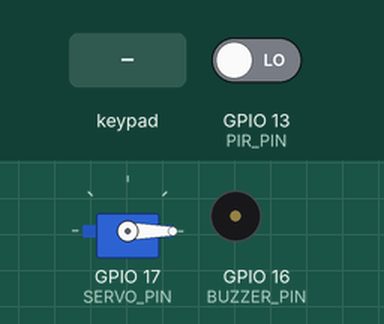
A sketch run on a simulated ESP32. On the bench: servo, buzzer (waves = sounding, pin HIGH). The inputs (shaded band) are chosen by the test bench; at power-on: GPIO 13 (PIR_PIN) LOW. WiFi joins after 1.5 s; servers stay silent unless stated; uploads are accepted with an empty reply; what the sketch prints to the serial monitor is not drawn.

Above: at 2.7 s.
2.8 s: key '#' pressed
At 2.89 s:
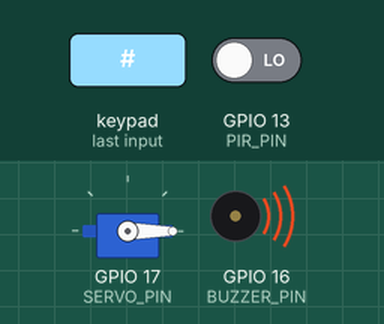
4.7 s: keypad keys 1 2 3 4 # pressed 0.4 s apart
At 8.4 s:
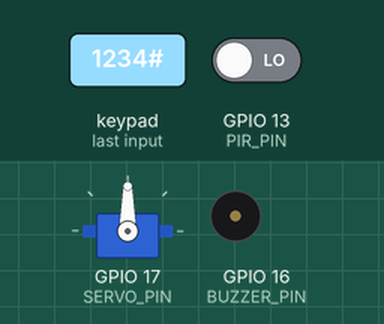
9.2 s: keypad keys 1 8 1 9 2 1 2 2 # pressed 0.4 s apart
At 12.47 s:
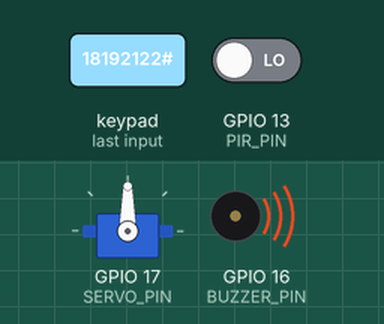
18.8 s: GPIO 13 (PIR_PIN) driven LOW
Timing chart, 0 to 21.3 s (numbered marks = the images above; inputs shaded):
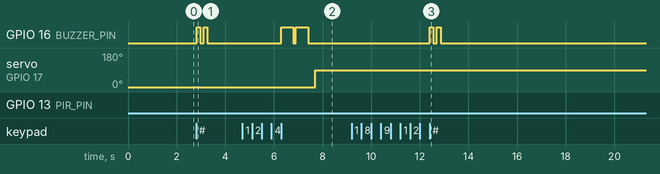

Measured:
- after the input at 2.8 s, GPIO 16 (BUZZER_PIN): alternates HIGH for 0.15 s and LOW for 0.15 s, 4 changes in all, then stays LOW, starting at once
- after the input at 4.7 s, GPIO 16 (BUZZER_PIN): alternates HIGH for 0.50 s and LOW for 0.10 s, 4 changes in all, then stays LOW, starting after 1.6 s; servo on GPIO 17 (SERVO_PIN): 0° → 90° after 3.0 s
- after the input at 9.2 s, GPIO 16 (BUZZER_PIN): alternates HIGH for 0.15 s and LOW for 0.15 s, 4 changes in all, then stays LOW, starting after 3.2 s
- after the input at 18.8 s, every drawn part: stays the same

The sketch:

ESP32.ino
```cpp
#include <Keypad.h>
#include <ESP32Servo.h>
#include <WiFi.h>
#include <HTTPClient.h>

// WIFI CONFIG
const char *ssid = "ENTER_SSI_NAME"; // WiFi Name
const char *password = "ENTER_SSI_PASSWORD"; // WiFi Password

const char* CAM_IP = "http://ESP32_CAM_IP"; //ip address (ESP32 CAM)

// THINGSPEAK CONFIG
const char* TS_API_KEY = "THINGSPEAK_API_KEY"; // Write API KEY
const char* TS_URL     = "http://api.thingspeak.com/update";

unsigned long lastTS = 0;
const unsigned long TS_INTERVAL = 20000;  // 20 sec minimum

// PIN DEFINITIONS
const int PIR_PIN     = 13;
const int BUZZER_PIN  = 16;
const int SERVO_PIN   = 17;

// KEYPAD
const byte ROWS = 4;
const byte COLS = 4;

char keys[ROWS][COLS] = {
  {'1','2','3','A'},
  {'4','5','6','B'},
  {'7','8','9','C'},
  {'*','0','#','D'}
};

byte rowPins[ROWS] = {18, 19, 21, 22};
byte colPins[COLS] = {23, 25, 26, 27};

Keypad keypad = Keypad(makeKeymap(keys), rowPins, colPins, ROWS, COLS);

// SYSTEM VARIABLES
Servo doorServo;
String inputCode = "";
String correctCode = "1234";

bool doorMode = false;
bool irTimerMode = false;

unsigned long irStart = 0;
unsigned long nextEvent = 30000; // 30s

int wrongCount = 0;

unsigned long noObjectStart = 0;
const unsigned long CLEAR_MS = 3000;

// IR logic (active low)
bool irActiveLow = true;

// WIFI CONNECT
void wifiConnect() {
  WiFi.begin(ssid, password);
  Serial.print("[WIFI] Connecting");
  while (WiFi.status() != WL_CONNECTED) {
    delay(300);
    Serial.print(".");
  }
  Serial.println("\n[WIFI] Connected");
  Serial.print("[WIFI] IP: ");
  Serial.println(WiFi.localIP());
}

// HTTP CLIENT — TRIGGER CAMERA
void triggerCamera(String reason) {
  if (WiFi.status() != WL_CONNECTED) wifiConnect();

  String url = String(CAM_IP) + "/capture?reason=" + reason;
  Serial.print("[HTTP] Request: ");
  Serial.println(url);

  HTTPClient http;
  http.begin(url);

  int code = http.GET();
  if (code == 200) {
    Serial.println("[HTTP] Camera responded OK");

    WiFiClient* stream = http.getStreamPtr();
    int len = http.getSize();

    while (http.connected() && (len > 0 || len == -1)) {
      uint8_t buf[128];
      int c = stream->readBytes(buf, sizeof(buf));
      if (c > 0) len -= c;
    }
  }
  else {
    Serial.printf("[HTTP] FAILED code=%d\n", code);
  }

  http.end();
}

// SEND DATA TO THINGSPEAK
void sendToThingSpeak(int ir_val, int door_val, int wrong_val, int event_code) {

  if (millis() - lastTS < TS_INTERVAL) return;

  if (WiFi.status() != WL_CONNECTED) wifiConnect();

  String url = TS_URL;
  url += "?api_key=" + String(TS_API_KEY);
  url += "&field1=" + String(ir_val);
  url += "&field2=" + String(door_val);
  url += "&field3=" + String(wrong_val);
  url += "&field4=" + String(event_code);

  HTTPClient http;
  http.begin(url);
  int code = http.GET();

  Serial.print("[TS] HTTP code: ");
  Serial.println(code);

  http.end();
  lastTS = millis();
}

// MISC
bool irDetected() {
  int raw = digitalRead(PIR_PIN);
  return irActiveLow ? (raw == LOW) : (raw == HIGH);
}

void buzzerOn()  { digitalWrite(BUZZER_PIN, HIGH); }
void buzzerOff() { digitalWrite(BUZZER_PIN, LOW); }

void buzzPattern(int times, int onMs = 150, int offMs = 150) {
  for (int i = 0; i < times; i++) {
    buzzerOn();
    delay(onMs);
    buzzerOff();
    if (i < times - 1) delay(offMs);
  }
}

// SETUP
void setup() {
  Serial.begin(9600);

  pinMode(PIR_PIN, INPUT);
  pinMode(BUZZER_PIN, OUTPUT);
  buzzerOff();

  pinMode(colPins[0], INPUT_PULLUP);
  pinMode(colPins[1], INPUT_PULLUP);
  pinMode(colPins[2], INPUT_PULLUP);
  pinMode(colPins[3], INPUT_PULLUP);

  doorServo.attach(SERVO_PIN);
  doorServo.write(0);

  wifiConnect();

  Serial.println("=== SMART DOOR LOCK READY ===");
}

// LOOP
void loop() {
  unsigned long now = millis();
  // MODE 1 — IR TIMER MODE
  if (!doorMode) {

    if (irDetected()) {

      if (!irTimerMode) {
        irTimerMode = true;
        irStart = now;
        nextEvent = 30000;
        Serial.println("[IR] Detected -> Timer ON");
      }

      unsigned long elapsed = now - irStart;

      if (elapsed >= nextEvent) {
        Serial.print("[IR] Standing ");
        Serial.print(nextEvent / 1000);
        Serial.println(" s -> EVENT");

        triggerCamera("standing");

        sendToThingSpeak(
          irDetected() ? 1 : 0,
          doorMode ? 1 : 0,
          wrongCount,
          1 // event standing
        );

        nextEvent += 30000;
      }
    }

    else {
      if (irTimerMode) {
        Serial.println("[IR] Object gone -> Timer RESET");
      }
      irTimerMode = false;
      irStart = 0;
      nextEvent = 30000;
    }
  }

  // KEYPAD PROCESSING
  char key = keypad.getKey();
  if (key) {

    if (irTimerMode) {
      irTimerMode = false;
      irStart = 0;
      nextEvent = 30000;
    }

    Serial.print("[KEY] Pressed: ");
    Serial.println(key);

    if (key == '#') {

      if (inputCode == correctCode) {

        Serial.println("[AUTH] Correct password");
        wrongCount = 0;

        buzzerOn();
        delay(500);
        buzzerOff();
        delay(100);
        buzzerOn();
        delay(500);
        buzzerOff();
        delay(100);

        triggerCamera("authorized");

        sendToThingSpeak(
          irDetected() ? 1 : 0,
          1,               // door open
          wrongCount,
          2                // event authorized
        );

        doorMode = true;
        noObjectStart = 0;
        doorServo.write(90);
      }

      else {
        Serial.println("[AUTH] Wrong password");
        wrongCount++;
        buzzPattern(2);

        if (wrongCount >= 3) {
          buzzerOn(); delay(5000);
          buzzerOff(); delay(200);
          Serial.println("[ALARM] x3 wrong");

          triggerCamera("alarm");

          // unsigned long alarmStart = millis();
          // while (millis() - alarmStart < 10000) {
          //   buzzerOn(); delay(200);
          //   buzzerOff(); delay(200);
          // }
          // OPTIONAL FOR BUZZER AFTER CORRECT PIN

          sendToThingSpeak(
            irDetected() ? 1 : 0,
            doorMode ? 1 : 0,
            wrongCount,
            3     // alarm
          );

          wrongCount = 0;
        }
      }

      inputCode = "";
    }

    else if (key == '*') {
      inputCode = "";
      Serial.println("[KEY] Clear");
    }

    else {
      inputCode += key;
      Serial.print("[KEY] Input: ");
      Serial.println(inputCode);
    }
  }

  // MODE 2 — DOOR OPEN MODE
  if (doorMode) {

    if (irDetected()) {
      noObjectStart = 0;
    }
    else {
      if (noObjectStart == 0) noObjectStart = now;

      unsigned long elapsed = now - noObjectStart;
      if (elapsed >= CLEAR_MS) {
        doorServo.write(0);
        doorMode = false;

        irTimerMode = false;
        irStart = 0;
        nextEvent = 30000;

        sendToThingSpeak(
          irDetected() ? 1 : 0,
          0,   // door closed
          wrongCount,
          4    // heartbeat / closure event
        );
      }
    }
  }

  // PERIODIC HEARTBEAT
  if (millis() - lastTS > 60000) {
    sendToThingSpeak(
      irDetected() ? 1 : 0,
      doorMode ? 1 : 0,
      wrongCount,
      4  // heartbeat
    );
  }

  delay(20);
}
```
